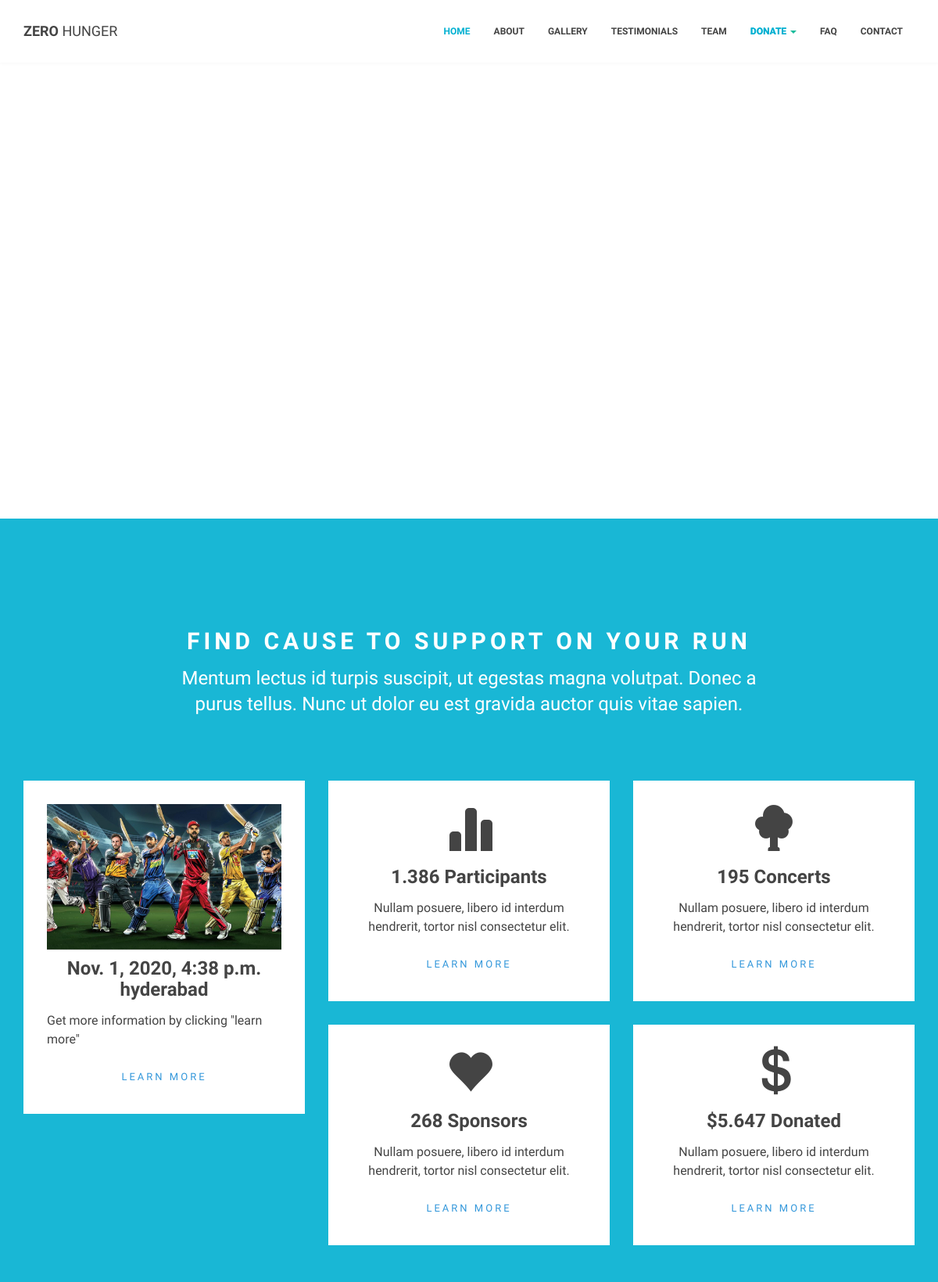
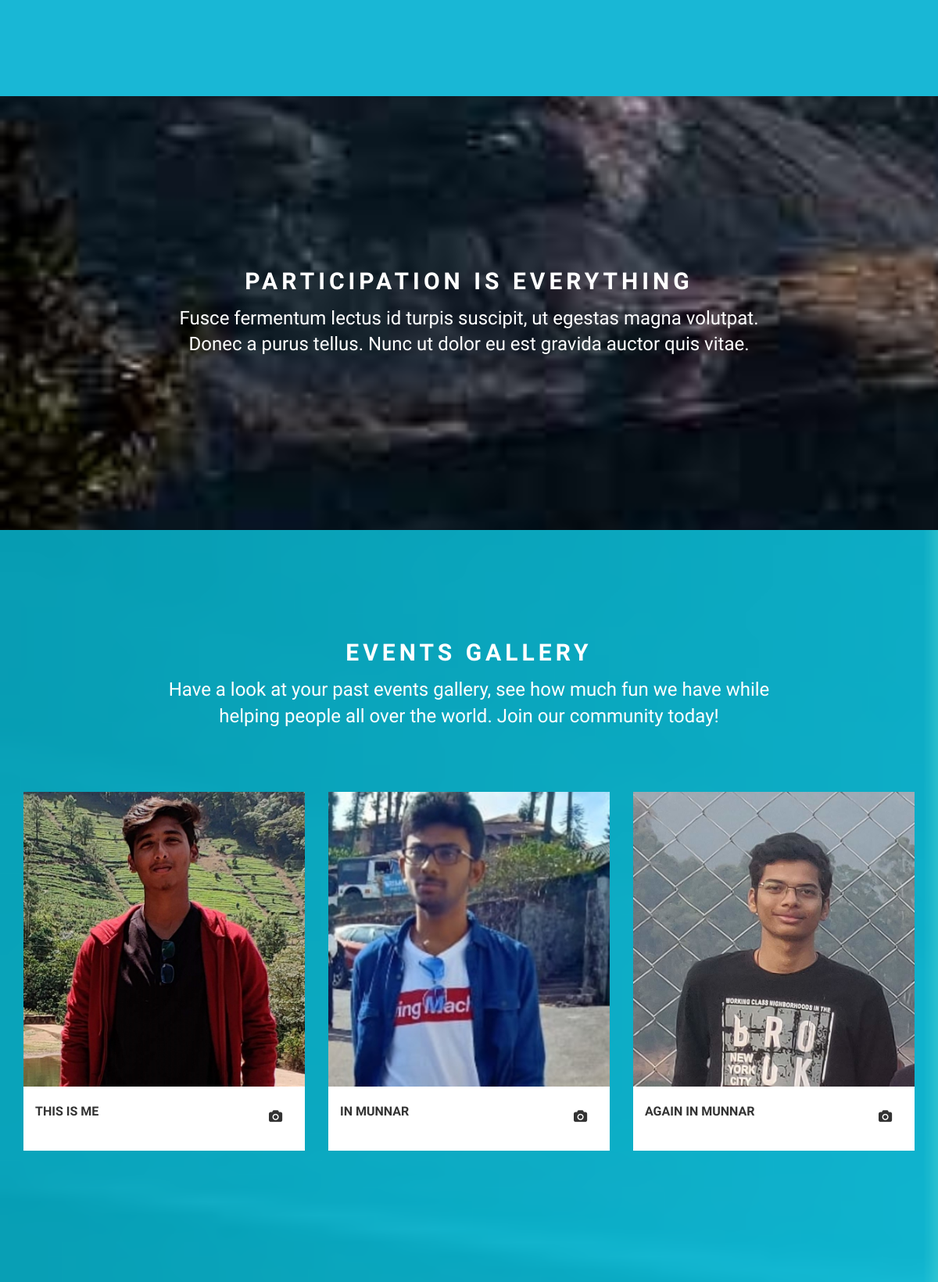
The page / (upper part) on the database its author committed (2 pictures, top to bottom).
### Webapp/models.py (models this page shows, shortened)
class ActiveEvent(models.Model):
    event_name = models.CharField(max_length=256)
    image = models.ImageField(upload_to='eventpics')
    file = models.FileField(upload_to='eventfiles',default="/media/eventfiles/def.pdf")
    place = models.CharField(max_length=128)
    message = models.TextField()
    date = models.DateTimeField(default=datetime.datetime.now)

class EventGallery(models.Model):
    image = models.ImageField(upload_to='pics')
    des = models.CharField(max_length=256)
    date = models.DateTimeField(default=datetime.datetime.now)

### Webapp/views.py (the view)
# urls.py: path('',views.index, name="Webapp"),
def index(request):
    events = EventGallery.objects.order_by('id')
    active_event = ActiveEvent.objects.get(pk=1)
    return render(request,'Webapp/zero-hunger/index.html',{'events':events, 'active_event':active_event})

### templates/Webapp/zero-hunger/index.html (shortened to what this page needs)
<!doctype html>
{% load static %}
<html lang="en">
<head>
	<link rel='stylesheet' href='{% static 'assets/css/bootstrap.min.css' %}'>
	<link rel='stylesheet' href='{% static 'assets/css/bootstrap-iso-min.css'%}'>
	<link rel='stylesheet' href='{% static 'assets/css/animate.min.css' %}'>
	<link rel='stylesheet' href='{% static 'assets/css/font-awesome.min.css' %}'/>
	<link rel='stylesheet' href='{% static 'assets/css/style.css' %}'/>
</head>
<body>
<header id="header" class="navbar navbar-inverse navbar-fixed-top" role="banner">
<div class="container">
	<div class="navbar-header">
		<a href="#hero" class="navbar-brand">ZERO <span class="lighter">HUNGER</span></a>
	</div>
	<nav class="collapse navbar-collapse bs-navbar-collapse navbar-right" role="navigation">
	<ul class="nav navbar-nav">
		<li>
		<a href="#hero">Home</a>
		</li>
		<li>
		<a href="#about">About</a>
		</li>
		<li>
		<a href="#gallery">Gallery</a>
		</li>
		<li>
		<a href="#slider">Testimonials</a>
		</li>
		<li>
			<a href="#team">Team</a>
		</li>
		<li class="dropdown">
			<a class="dropdown-toggle" data-toggle="dropdown" style="background-color: rgb(255, 255, 255); color: #01b0d1; text-shadow: 0.25px 0.25px 0.5px #01b0d1;" >Donate <span class="caret"></span> </a>
		</li>
		<li>
		<a href="#faq">FAQ</a>
		</li>
		<li>
		<a href="#contactarea">Contact</a>
		</li>
	</ul>
	</nav>
</div>
</header>
<section id="hero" class="section">
<div class="container">
	<div class="row">
		<div class="col-md-5">
			<div class="herotext">
				<h1 class="wow bounceInDown" data-wow-duration="1s" data-wow-delay="0.1s">ZERO <span class="lighter">HUNGER</span></h1>
				<p class="lead wow zoomIn" data-wow-duration="2s" data-wow-delay="0.5s">
				</p>
				<p>
					<a href="#gallery" class="btn btn-default btn-lg wow fadeInLeft" role="button"> View Gallery </a> &nbsp;
					<a href="#" class="btn btn-default btn-lg wow fadeInRight" role="button">Find a Cause</a>
				</p>
			</div>
		</div>
		<div class="col-md-7">
		</div>
	</div>
</div>
</section>
<section id="about" class="parallax section" >
<div class="wrapsection">
	<div class="container">
		<div class="row">
			<div class="col-md-12">
				<div class="maintitle">
					<h3 class="section-title"><strong>FIND </strong>cause to support on your run</h3>
					<p class="lead">
						Mentum lectus id turpis suscipit, ut egestas magna volutpat. Donec a purus tellus. Nunc ut dolor eu est gravida auctor quis vitae sapien.
					</p>
				</div>
			</div>
			<div class="col-md-4 col-sm-6" >
				<div class="service-box wow fadeInLeft" data-wow-duration="1.5s" data-wow-delay="0.1s">
					<img src="{{active_event.image.url}}" alt="Image not available yet!!">
					<h3>{{active_event.date}} <br/>{{active_event.place}}</h3>
					<div class="text-left">
						<p>
							{{ active_event.message }}
						</p>
						<p class="text-center">
							<button type="button" class="btn btn-info btn-md"><a href="{{active_event.file.url}}" download>Learn More</a></button>
						</p>
					</div>
				</div>
			</div>
			<div class="col-md-4 col-sm-6">
				<div class="service-box wow flipInY" data-wow-duration="1.5s" data-wow-delay="0.1s">
					<span class="glyphicon glyphicon-stats"></span>
					<h3>1.386 Participants</h3>
					<p>
						Nullam posuere, libero id interdum hendrerit, tortor nisl consectetur elit.
					</p>
					<button type="button" class="btn btn-info btn-md"><a href="#">Learn More</a></button>
				</div>
			</div>
			<div class="col-md-4 col-sm-6">
				<div class="service-box wow flipInY" data-wow-duration="1.5s" data-wow-delay="0.2s">
					<span class="glyphicon glyphicon-tree-deciduous"></span>
					<h3>195 Concerts</h3>
					<p>
						Nullam posuere, libero id interdum hendrerit, tortor nisl consectetur elit.
					</p>
					<button type="button" class="btn btn-info btn-md"><a href="#">Learn More</a></button>
				</div>
			</div>
			<div class="col-md-4 col-sm-6">
				<div class="service-box wow flipInY" data-wow-duration="1.5s" data-wow-delay="0.3s">
					<span class="glyphicon glyphicon-heart"></span>
					<h3>268 Sponsors</h3>
					<p>
						Nullam posuere, libero id interdum hendrerit, tortor nisl consectetur elit.
					</p>
					<button type="button" class="btn btn-info btn-md"><a href="#">Learn More</a></button>
				</div>
			</div>
			<div class="col-md-4 col-sm-6">
				<div class="service-box wow flipInY" data-wow-duration="1.5s" data-wow-delay="0.4s">
					<span class="glyphicon glyphicon-usd"></span>
					<h3>$5.647 Donated</h3>
					<p>
						Nullam posuere, libero id interdum hendrerit, tortor nisl consectetur elit.
					</p>
					<button type="button" class="btn btn-info btn-md"><a href="#">Learn More</a></button>
				</div>
			</div>
		</div>
	</div>
</div>
</section>
<section class="parallax section" style="background-image: url({% static "assets/img/3.jpg" %});">
	<div class="wrapsection">
	<div class="parallax-overlay"></div>
	<div class="container">
		<div class="row">
			<div class="col-md-12 sol-sm-12">
				<div class="maintitle">
					<h3 class="section-title justtitle">Participation is everything</h3>
					<p class="lead bottom0 wow bounceInUp">
						Fusce fermentum lectus id turpis suscipit, ut egestas magna volutpat. Donec a purus tellus. Nunc ut dolor eu est gravida auctor quis vitae.
					</p>
				</div>
			</div>
		</div>
	</div>
	</div>
</section>
<section id="gallery" class="parallax section" style="background-image: url({% static "assets/img/2.jpg" %});">
<div class="wrapsection">
	<div class="container">
		<div class="row">
			<div class="col-md-12 sol-sm-12">
				<div class="maintitle">
					<h3 class="section-title">Events Gallery</h3>
					<p class="lead wow flipInX">
						Have a look at your past events gallery, see how much fun we have while helping people all over the world. Join our community today!
					</p>
				</div>
			</div>
			{% for event in events %}
			<div class="col-md-4">
				<a href="{{ event.image.url }}" title="{{ event.des }}">
					<img src="{{ event.image.url }}" alt="" class="image-responsive">
					<div class="description">
						<span class="caption"><b>{{ event.des }}</b></span>
						<span class="camera"><i class="fa fa-camera"></i></span>
						<div class="clearfix"></div>
					</div>
				</a>
			</div>
			{% endfor %}
		</div>
	</div>
</div>
</section>
</body>
</html>

### static/assets/css/style.css (style rules this page uses)
body { color:#444; font:normal 16px "Raleway","Helvetica Neue",Helvetica,Arial,sans-serif; font-weight:300; background-color:#fff; overflow-x:hidden; line-height:1.5; }
a { color:#3498db; cursor:pointer; text-decoration:none; -moz-transition:all .2s; -o-transition:all .2s; -webkit-transition:all .2s; transition:all .2s; }
h1,h2,h3,h4,h5,h6,.h1,.h2,.h3,.h4,.h5,.h6 { font-family:"Raleway","Helvetica Neue",Helvetica,Arial,sans-serif; font-weight:bold; margin-bottom:15px; margin-top:0; }
h1 { font-size:38px; }
h3 { font-size:24px; display:block; }
p.lead { font-size:24px; font-weight:200; }
p { margin-bottom:20px; }
p:last-child { margin-bottom:0; }
ul,ol { margin-bottom:20px; }
.lighter { font-weight:100; }
img { max-width: 100%; }
.active-section { top:0px; }
.section-title { text-transform:uppercase; font-size:30px; letter-spacing:5px; }
.btn,.label { border-radius:0px; -moz-border-radius:0px; -webkit-border-radius:0px; -moz-transition:all .2s; -o-transition:all .2s; -webkit-transition:all .2s; transition:all .2s; }
.btn { font-weight:400; text-transform:uppercase; font-size:13px; letter-spacing:3px; }
.btn-default,.label-default { border-color:#FFF; color:#fff; background-color:transparent; border-width:2px; padding:15px 20px; }
.btn-success,.label-success, { background-color:#FFF; border-color:#FFF; color:#1E2024; }
.btn-info,.label-info,.alert-info { background-color:#FFF; border-color:#FFF; color:#01B0D1; }
.nav .caret,.nav a:hover .caret { border-top-color:#1abc9c; border-bottom-color:#1abc9c; }
.navbar-inverse .navbar-collapse,.navbar-inverse .navbar-form { border-color:#bdc3c7; }
#header { box-shadow:0 0 5px rgba(0,0,0,.05); -webkit-box-shadow:0 0 5px rgba(0,0,0,.05); -moz-box-shadow: 0 0 5px rgba(0,0,0,.05); }
.navbar-inverse .navbar-brand { padding:30px 15px; margin-right:30px; color:inherit; text-transform:uppercase; font-weight:bold; }
.navbar-inverse { background-color:#FFF; border:none; }
.navbar-nav>li>a { padding:30px 0; margin:0 15px; }
.navbar-inverse .navbar-nav>li>a { color:inherit; text-transform:uppercase; font-size:12px; font-weight:bold; }
.navbar-inverse .navbar-nav>li>a:hover,.navbar-inverse .navbar-nav>li>a:focus,.navbar-inverse .navbar-nav>.active>a,.navbar-inverse .navbar-nav>.active>a:hover,.navbar-inverse .navbar-nav>.active>a:focus , .navbar-inverse .navbar-nav>li>ul>li>a:hover,.navbar-inverse .navbar-nav>li>ul>li>a:focus { background-color:transparent; background-color:rgba(255,255,255,0); color:#01b0d1; }
#hero { margin-top:140px; padding:0; color:#FFF; }
#hero .herotext { padding:160px 0px; }
#hero h1 { font-size:50px; }
#hero p.lead { font-size:1.4em; }
#hero .btn { font-size:12px; }
.maintitle,.service-box { text-align:center; }
.maintitle .lead { max-width:840px; margin:0px auto; margin-bottom:80px; padding-left:20px; padding-right:20px; }
.service-box { margin-bottom:30px; background-color:#fff; color:#444; padding:30px; position: relative; }
.service-box .glyphicon { font-size:60px; margin-bottom:20px; }
.service-box img { margin-bottom: 10px; }
#gallery img { width:100%; height:auto; transition:all .3s ease-in-out; }
#gallery a { display:block; overflow:hidden; margin-bottom:30px; }
#gallery a img { margin-bottom:0px; display:block; width:100%; max-width:100%; }
#gallery .description { background-color:#fff; display:block; padding:20px 15px; color:#333; text-transform:uppercase; clear:both; position: relative; }
#gallery .caption { float:left; }
#gallery .camera { float:right; }
.wrapsection { padding-top:140px; padding-bottom:140px; position: relative; }
.parallax.section .container { position: relative; z-index: 4; }
.justtitle { margin-top:80px; }
.parallax { background-repeat: no-repeat; background-attachment: fixed; background-size: cover; overflow: hidden; z-index: 1; color:#fff; }
.parallax-overlay { position: absolute; top: 0; bottom: 0; right: 0; left: 0; z-index: 2; }
.fa { padding: 10px; font-size: 16px; width: 35px; text-align: center; text-decoration: none; border-radius: 50%; margin-left: 6px; margin-right: 6px; margin-bottom: 6px; }

### rows shown on the page
ActiveEvent: image (picture), date "Nov. 1, 2020, 4:38 p.m.", place "hyderabad", message "Get more information by clicking \"learn more\""
EventGallery: image (picture), des "THIS IS ME"
EventGallery: image (picture), des "IN MUNNAR"
EventGallery: image (picture), des "AGAIN IN MUNNAR"
